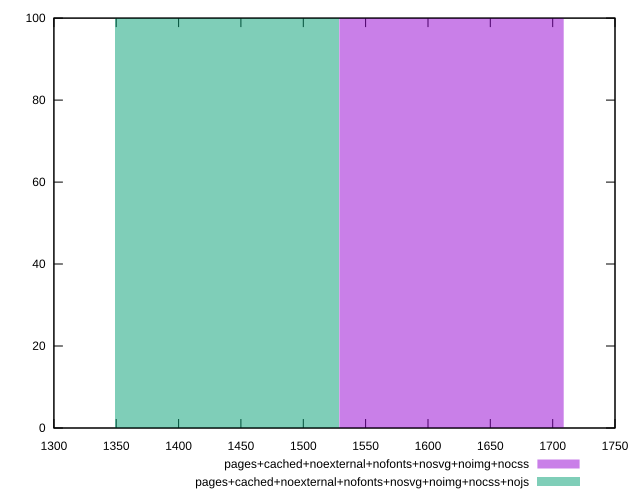

The gnuplot source for this figure:
reset
set terminal svg size 640, 500 enhanced background rgb 'white'
set output "reprap/first-contentful-paint/comparison/histogram/12_vs_13.svg"

$pagesCachedNoexternalNofontsNosvgNoimgNocss <<EOF
1618.8388582772548 100
EOF

$pagesCachedNoexternalNofontsNosvgNoimgNocssNojs <<EOF
1438.9678740242264 100
EOF

set key outside below
set boxwidth 179.8709842530283
set yrange [0:100]
set style fill transparent solid 0.5 noborder

plot \
  $pagesCachedNoexternalNofontsNosvgNoimgNocss title "pages+cached+noexternal+nofonts+nosvg+noimg+nocss" with boxes, \
  $pagesCachedNoexternalNofontsNosvgNoimgNocssNojs title "pages+cached+noexternal+nofonts+nosvg+noimg+nocss+nojs" with boxes, \


reset
